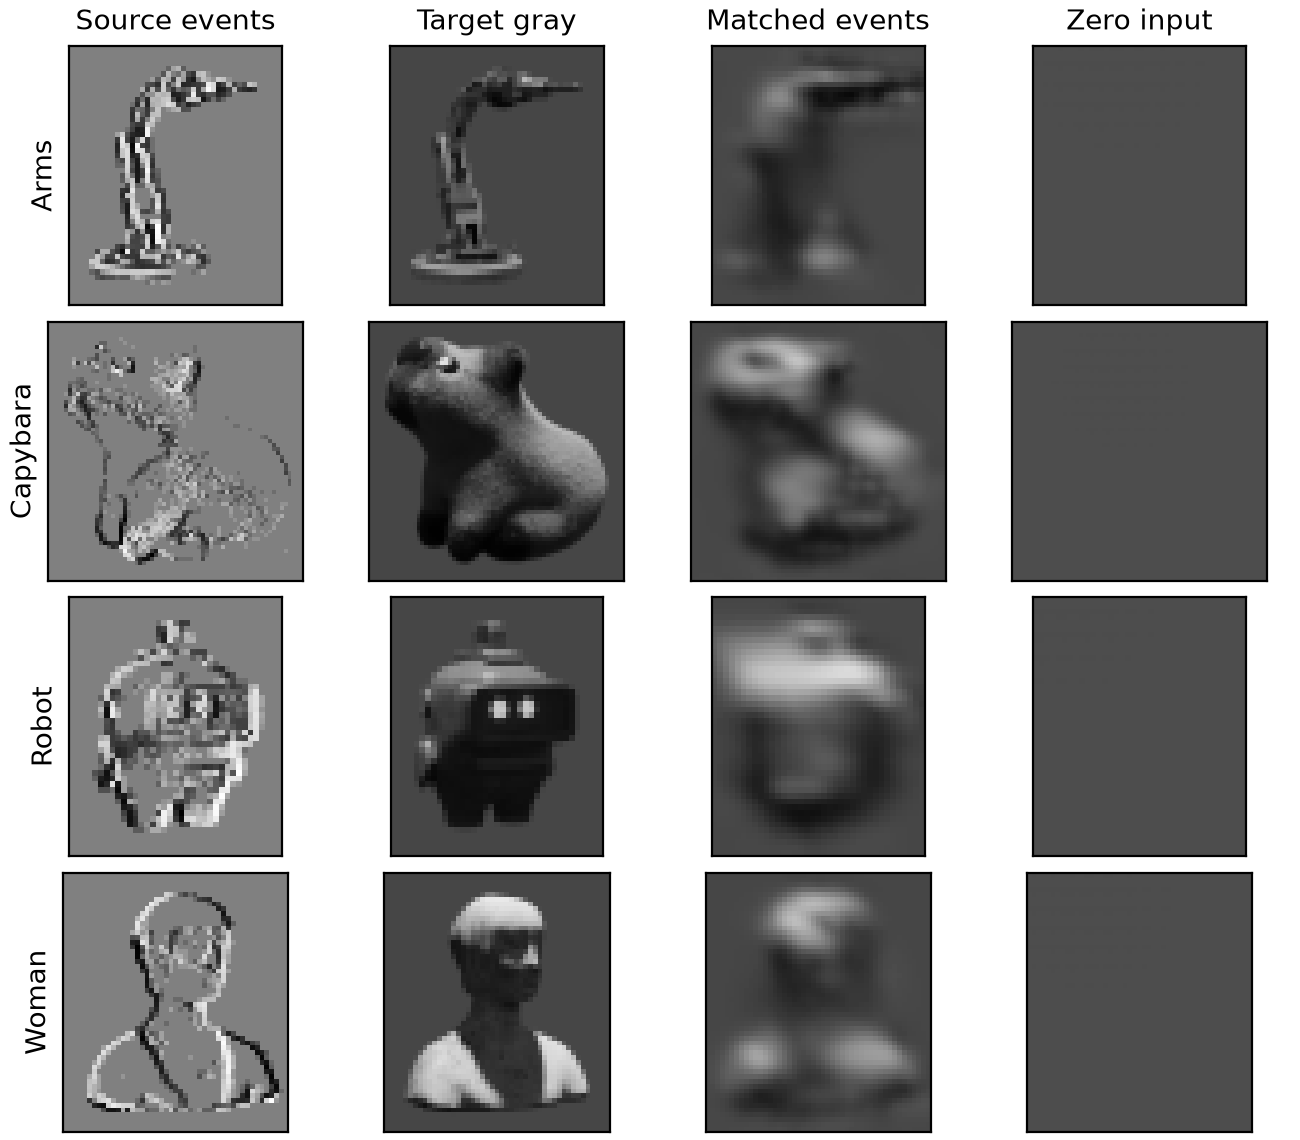

Reproduce this figure in Python.
"""Display the first validation triplet in each of the first four held-out scenes."""
import argparse
from pathlib import Path
import sys
sys.path.insert(0,str(Path(__file__).resolve().parents[1]))
import matplotlib.pyplot as plt
import numpy as np
import torch
from pilot import dataset,foreground
from model import EventGaussians


@torch.inference_mode()
def plot(args):
    names = (args.root/"val_scenes.txt").read_text().split()[:4]
    fields = torch.load(args.fields,weights_only=True)
    ev,gt,target,_,_ = dataset(args.root,names,None,fields=fields,scale=4)
    mask = foreground(args.root,names,scale=4)
    model = EventGaussians(36,4,"event").cuda().eval()
    model.load_state_dict(torch.load(args.weights,weights_only=True))
    fig,axes = plt.subplots(len(names),4,figsize=(6.5,5.7),layout="constrained")
    for n,name in enumerate(names):
        idx = 8*n
        inp = ev[idx:idx+1]
        query = target[idx:idx+1]
        correct = model.render(model(inp),query)[0]
        empty = model.render(model(torch.zeros_like(inp)),query)[0]
        y,x = torch.where(mask[idx]>.1)
        x0,x1 = max(0,int(x.min())-4),min(128,int(x.max())+5)
        y0,y1 = max(0,int(y.min())-4),min(96,int(y.max())+5)
        count = inp[0,0,:4].expm1()
        signed = (count[1]+count[3]-count[0]-count[2])
        activity = .5+.5*signed.sign()*signed.abs().log1p()/signed.abs().max().clamp_min(1).log1p()
        for axis,image in zip(axes[n],(activity,gt[idx],correct,empty)):
            axis.imshow(image[y0:y1,x0:x1].cpu(),cmap="gray",vmin=0,vmax=1,interpolation="nearest")
            axis.set_xticks([])
            axis.set_yticks([])
        axes[n,0].set_ylabel(name)
    for axis,title in zip(axes[0],("Source events","Target gray","Matched events","Zero input")):
        axis.set_title(title,fontsize=10)
    fig.savefig(args.out,dpi=200)
    plt.close(fig)


if __name__ == "__main__":
    p = argparse.ArgumentParser(description=__doc__)
    for name in ("root","fields","weights","out"):
        p.add_argument(name,type=Path)
    plot(p.parse_args())
